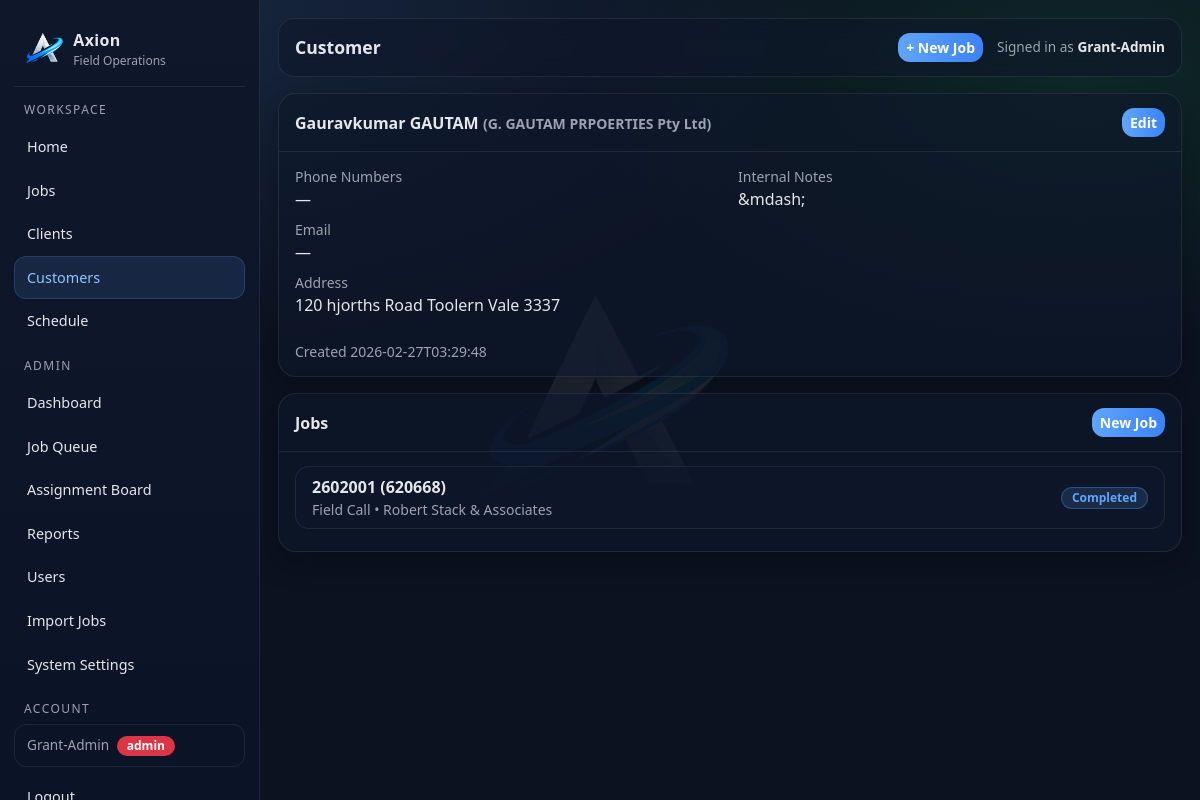
The app's page /customers/1 (signed in), older data.
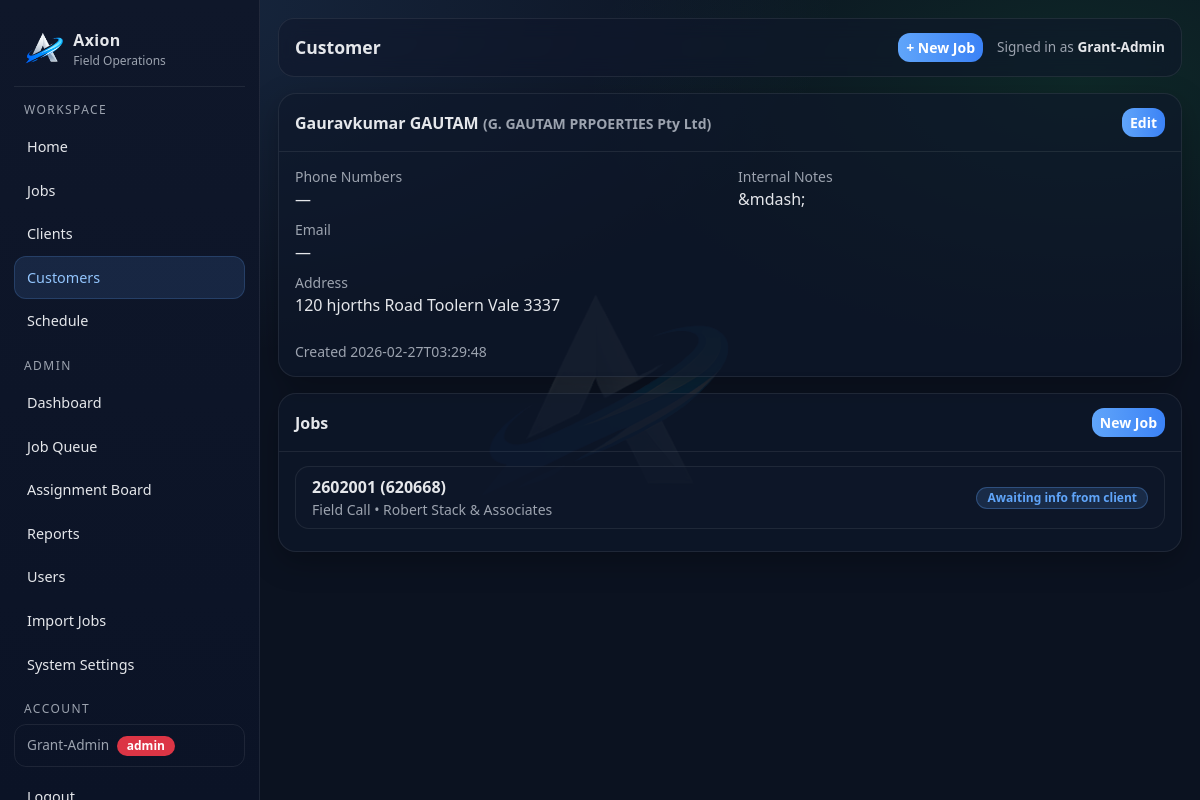
The same page, newer data.
### tables this page shows
CREATE TABLE jobs (
        id INTEGER PRIMARY KEY AUTOINCREMENT,

        internal_job_number TEXT NOT NULL,
        client_reference TEXT,
        display_ref TEXT NOT NULL,

        client_id INTEGER,
        customer_id INTEGER,
        assigned_user_id INTEGER,

        job_type TEXT NOT NULL,
        visit_type TEXT NOT NULL,
        status TEXT NOT NULL,
        priority TEXT NOT NULL,

        job_address TEXT,
        description TEXT,

        created_at TEXT NOT NULL,
        updated_at TEXT NOT NULL, lender_name TEXT, account_number TEXT, regulation_type TEXT, arrears_cents INTEGER, costs_cents INTEGER, mmp_cents INTEGER, job_due_date TEXT, bill_to_client_id INTEGER,

        FOREIGN KEY(client_id) REFERENCES clients(id),
        FOREIGN KEY(customer_id) REFERENCES customers(id),
        FOREIGN KEY(assigned_user_id) REFERENCES users(id)
    );

CREATE TABLE clients (
        id INTEGER PRIMARY KEY AUTOINCREMENT,
        name TEXT NOT NULL,
        phone TEXT,
        email TEXT,
        address TEXT,
        notes TEXT,
        created_at TEXT NOT NULL
    , updated_at TEXT NOT NULL DEFAULT '');

### app.py (the view)
@app.get("/customers/<int:customer_id>")
@login_required
def customer_detail(customer_id: int):
    conn = db()
    cur = conn.cursor()
    cur.execute("SELECT * FROM customers WHERE id = ?", (customer_id,))
    customer = cur.fetchone()
    if not customer:
        conn.close()
        return ("Not found", 404)
    cur.execute("""
        SELECT j.*, c.name client_name
        FROM jobs j
        LEFT JOIN clients c ON c.id = j.client_id
        WHERE j.customer_id = ?
        ORDER BY j.created_at DESC
    """, (customer_id,))
    jobs = cur.fetchall()
    cur.execute("""
        SELECT * FROM contact_phone_numbers
        WHERE entity_type = 'customer' AND entity_id = ?
        ORDER BY id
    """, (customer_id,))
    phones = cur.fetchall()
    cur.execute("""
        SELECT * FROM contact_emails
        WHERE entity_type = 'customer' AND entity_id = ?
        ORDER BY id
    """, (customer_id,))
    emails = cur.fetchall()
    conn.close()
    return render_template("customer_detail.html", customer=customer, jobs=jobs, phones=phones, emails=emails)

### app.py (called while the page is built)
def db():
    conn = sqlite3.connect(DB_PATH)
    conn.row_factory = sqlite3.Row
    return conn

def add_column_if_missing(cur, table, col, coltype):
    cur.execute(f"PRAGMA table_info({table})")
    cols = [r["name"] for r in cur.fetchall()]
    if col not in cols:
        cur.execute(f"ALTER TABLE {table} ADD COLUMN {col} {coltype}")

@app.context_processor
def inject_globals():
    return {"GOOGLE_MAPS_API_KEY": os.environ.get("GOOGLE_MAPS_API_KEY", "")}

@app.before_request
def _ensure_db():
    init_db()

def login_required(f):
    @wraps(f)
    def wrapper(*args, **kwargs):
        if not session.get("user_id"):
            return redirect(url_for("login"))
        return f(*args, **kwargs)
    return wrapper

### templates/customer_detail.html (shortened to what this page needs)
{% extends "layout.html" %}
{% block page_title %}Customer{% endblock %}
{% block content %}
<div class="ax-card mb-3">
  <div class="ax-card-h d-flex justify-content-between align-items-center">
    <div>{{ customer.first_name }} {{ customer.last_name }}{% if customer.company %} <span class="small" style="color:var(--muted)">({{ customer.company }})</span>{% endif %}</div>
    <div class="d-flex gap-2">
      {% if session.get('role') == 'admin' %}<a class="btn btn-primary btn-sm" href="/customers/{{ customer.id }}/edit">Edit</a>{% endif %}
    </div>
  </div>
  <div class="ax-card-b">
    <div class="row g-3">
      <div class="col-12 col-md-6">
        <div class="mb-2">
          <div class="small" style="color:var(--muted)">Phone Numbers</div>
          {% if phones %}
            {% for p in phones %}
              <div><span class="small" style="color:var(--muted)">{{ p.label }}:</span>
                <a href="tel:{{ p.phone_number }}" style="color:var(--accent)">{{ p.phone_number }}</a>
              </div>
            {% endfor %}
          {% else %}
            <div>&mdash;</div>
          {% endif %}
        </div>
        <div class="mb-2">
          <div class="small" style="color:var(--muted)">Email</div>
          {% if emails %}
            {% for e in emails %}
              <div>
                {% if e.label %}<span class="small" style="color:var(--muted)">{{ e.label }}:</span> {% endif %}
                <a href="mailto:{{ e.email }}" style="color:var(--accent)">{{ e.email }}</a>
              </div>
            {% endfor %}
          {% elif customer.email %}
            <div><a href="mailto:{{ customer.email }}" style="color:var(--accent)">{{ customer.email }}</a></div>
          {% else %}
            <div>&mdash;</div>
          {% endif %}
        </div>
        <div class="mb-2">
          <div class="small" style="color:var(--muted)">Address</div>
          <div>{{ customer.address or '&mdash;' }}</div>
        </div>
      </div>
      <div class="col-12 col-md-6">
        <div class="mb-2">
          <div class="small" style="color:var(--muted)">Internal Notes</div>
          <div style="white-space:pre-wrap">{{ customer.notes or '&mdash;' }}</div>
        </div>
      </div>
    </div>
    <div class="mt-3 small" style="color:var(--muted)">
      Created {{ customer.created_at }}
    </div>
  </div>
</div>
<div class="ax-card">
  <div class="ax-card-h d-flex justify-content-between align-items-center">
    <div>Jobs</div>
    {% if session.get('role') == 'admin' %}<a class="btn btn-primary btn-sm" href="/jobs/new">New Job</a>{% endif %}
  </div>
  <div class="ax-card-b">
    <div class="list-group list-group-flush">
      {% for j in jobs %}
        <a href="/jobs/{{ j.id }}" class="list-group-item list-group-item-action d-flex justify-content-between align-items-center">
          <div>
            <div class="fw-semibold">{{ j.display_ref }}</div>
            <div class="small" style="color:var(--muted)">{{ j.job_type }} &bull; {{ j.client_name or 'No client' }}</div>
          </div>
          <span class="badge" style="background:rgba(96,165,250,.15);color:var(--accent);border:1px solid rgba(96,165,250,.3)">{{ j.status }}</span>
        </a>
      {% else %}
        <div class="py-3 text-center" style="color:var(--muted)">No jobs linked to this customer.</div>
      {% endfor %}
    </div>
  </div>
</div>
{% endblock %}

Row changes from the older to the newer data that the page shows:
changed jobs "Field Call": status "Completed" → "Awaiting info from client"
